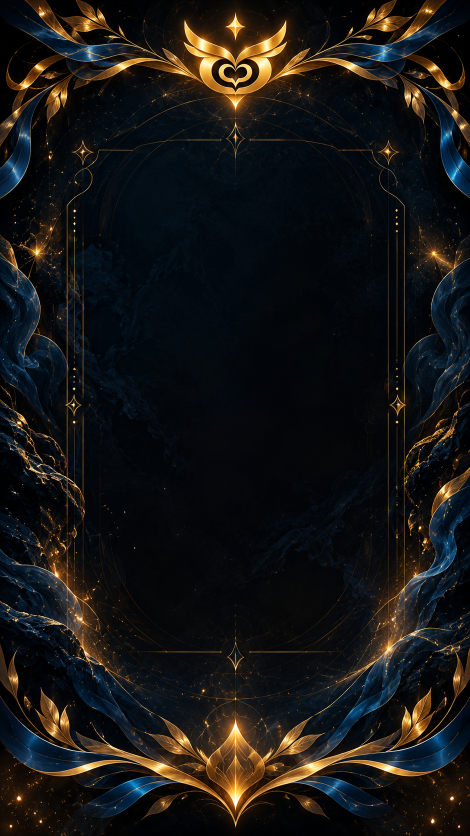
#> input picture assets/cards/story-bg.png, 940 x 1672 px, given in place of frame-explorer.png, which was not available (shown at 1/2 size)
$ python prepare_cards.py
#> lines starting #> are read from the running program, lines starting #| are printed output that depends on the picture; after the words box and inside, x2 and y2 are one past the last pixel; in counts of white or black regions, pixels touching at a corner belong together; pictures that were not available may be replaced by others from this repository, and a replacement may not be noted
"""Dhirise · prepare the card images (Part C1). RETIRED: the card now uses the owl design (js/card.js);
these frame/hero sources and their output were moved to assets/cards/_unused/. Kept so the old card can be rebuilt.
Reads assets/cards/_unused/*.png (never modified) and writes everything to assets/cards/_unused/final/.
Run from the project root:  python tools/prepare_cards.py
"""
import json, os
import numpy as np
from PIL import Image

SRC = "assets/cards/_unused"
LIVE = "public/dhiinterviews/assets/cards"                      # card-back.png and story-bg.png stayed here
OUT = os.path.join(SRC, "final")
os.makedirs(OUT, exist_ok=True)
FRAMES = ["explorer", "achiever", "builder"]
FW, FH = 1080, 1620

# The name text box inside each bottom banner, in source pixels (1024x1536): x0, y0, x1, y1.
# Measured from brightness profiles of the plaques; covers the name and its two sparkles.
BANNER = {
    "explorer": (232, 1322, 812, 1396),   # purple
    "achiever": (222, 1288, 818, 1352),   # orange
    "builder":  (226, 1298, 814, 1366),   # green
}


# ---------- small numpy helpers (no scipy) ----------
def shift(m, dy, dx):
    out = np.zeros_like(m)
    h, w = m.shape
    ys, yd = (slice(0, h - dy), slice(dy, h)) if dy >= 0 else (slice(-dy, h), slice(0, h + dy))
    xs, xd = (slice(0, w - dx), slice(dx, w)) if dx >= 0 else (slice(-dx, w), slice(0, w + dx))
    out[yd, xd] = m[ys, xs]
    return out


def dilate(m, r=1):
    out = m.copy()
    for _ in range(r):
        n = out.copy()
        for dy, dx in ((1, 0), (-1, 0), (0, 1), (0, -1)):
            n |= shift(out, dy, dx)
        out = n
    return out


def flood(cand, seeds):
    """Connected parts of cand reachable from seeds (4-connected)."""
    reg = cand & seeds
    while True:
        grown = dilate(reg, 8) & cand
        if grown.sum() == reg.sum():
            return grown
        reg = grown


def box_blur(a, r):
    """Mean filter of radius r on a float 2D array (edge-padded)."""
    k = 2 * r + 1
    p = np.pad(a.astype(np.float64), r, mode="edge")
    c = np.pad(p.cumsum(0).cumsum(1), ((1, 0), (1, 0)))
    return ((c[k:, k:] - c[:-k, k:] - c[k:, :-k] + c[:-k, :-k]) / (k * k)).astype(np.float32)


def bbox(mask):
    ys, xs = np.where(mask)
    return int(xs.min()), int(ys.min()), int(xs.max()) + 1, int(ys.max()) + 1


# ---------- 1. frames ----------
def checker_mask(rgb):
    """True where the painted grey/white checkerboard is, connected to the centre window or the outer edges."""
    a = rgb.astype(np.float32)
    mx, mn = a.max(2), a.min(2)
    lum = a.mean(2)
    neutral = (mx - mn) < 16
    # the checker is two flat greys (~135-150 and ~185-210), plus the soft fade near the glow
    cand = neutral & (lum > 105) & (lum < 228)
    # a painted checker is flat inside each cell: reject textured highlights (sparkles, white glints)
    var = box_blur(lum ** 2, 2) - box_blur(lum, 2) ** 2
    cand &= var < 900
    h, w = cand.shape
    seeds = np.zeros_like(cand)
    seeds[0, :] = seeds[-1, :] = True
    seeds[:, 0] = seeds[:, -1] = True
    seeds[h // 2 - 40:h // 2 + 40, w // 2 - 40:w // 2 + 40] = True
    bg = flood(cand, seeds)
    # second pass: checker cells tinted by a glow painted over them. They are not neutral, but they keep the
    # checker's signature (checker_signature below). Ribbons and highlights don't.
    tinted = checker_signature(lum) & ((mx - mn) < 40) & (lum > 105) & (lum < 235) & (var < 900)
    bg = flood(bg | tinted, bg)
    # the 1px seams between cells are a touch off-grey: take neutral neighbours of the flood too
    bg |= dilate(bg, 1) & ((mx - mn) < 40) & (lum > 100)
    return bg


def decontaminate(rgb, bg):
    """Feathered alpha, with edge colours pulled toward the nearby frame colour (no light fringe)."""
    a = rgb.astype(np.float32)
    solid = ~dilate(bg, 3)                # frame pixels well clear of the checker
    col = np.where(solid[..., None], a, 0)
    wgt = solid.astype(np.float32)
    for _ in range(6):                    # grow the frame colours outward into the 3px edge ring
        c2 = np.stack([box_blur(col[..., i] * (wgt > 0), 1) for i in range(3)], -1)
        w2 = box_blur((wgt > 0).astype(np.float32), 1)
        grow = (wgt == 0) & (w2 > 0)
        col[grow] = c2[grow] / w2[grow][:, None]
        wgt[grow] = 1
    band = ~bg & ~solid
    out = a.copy()
    out[band] = col[band]
    alpha = box_blur((~bg).astype(np.float32), 1)
    alpha[bg] = 0
    alpha = np.clip((alpha - 0.15) / 0.85, 0, 1)
    return np.clip(out, 0, 255).astype(np.uint8), (alpha * 255).astype(np.uint8)


# [33 lines left out: function blank_banner, not called in this run]


def checker_signature(lum):
    """True where a pixel sits in the painted grid: ~12px away is the other tone, ~24px away the same tone."""
    sig = np.zeros(lum.shape, bool)
    for d in (11, 12, 13):
        for dy, dx in ((0, d), (0, -d), (d, 0), (-d, 0)):
            one = np.roll(lum, (-dy, -dx), (0, 1))
            two = np.roll(lum, (-2 * dy, -2 * dx), (0, 1))
            sig |= (np.abs(lum - one) > 35) & (np.abs(lum - two) < 22)
    return sig


# [22 lines left out: function recolour_leftover, not called in this run]


def frames():
    layout = {}
    for n in FRAMES:
        rgb = np.asarray(Image.open(f"{SRC}/frame-{n}.png").convert("RGB"))
#> rgb is the input picture: shape (1672, 940, 3); mean R, G, B 22.4, 21.8, 20.7
        h, w = rgb.shape[:2]
#> h = 1672; w = 940
        bg = checker_mask(rgb)
#> in checker_mask, `mx, mn = a.max(2), a.min(2)`:
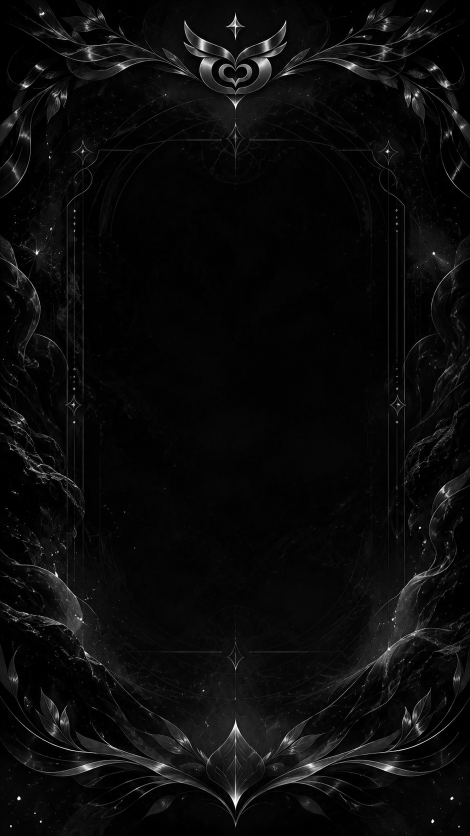
#> mn: shape (1672, 940) float32 (shown at 1/2 size); min 0, max 255, mean 11.1
#> in checker_mask, `neutral = (mx - mn) < 16`:
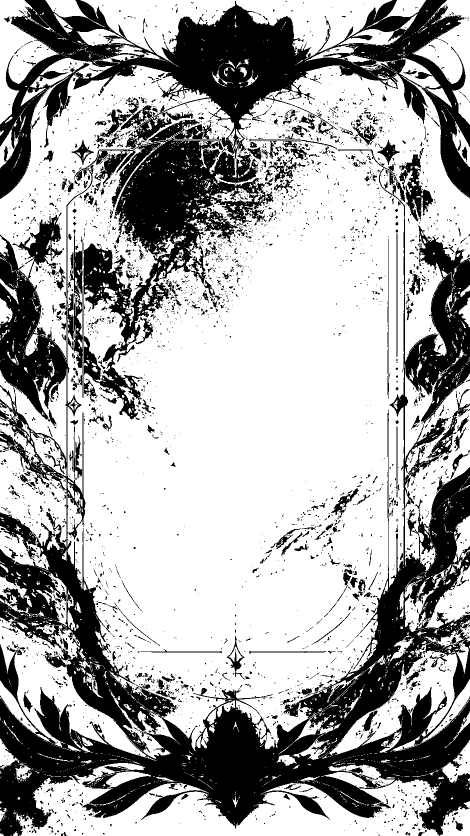
#> neutral: shape (1672, 940) bool (shown at 1/2 size); 66.6% white; 3595 black regions (3167 under 20 px), largest, box (x1, y1, x2, y2) and area: (0, 239, 940, 1672) 355462, (0, 0, 940, 398) 112862, (798, 309, 866, 443) 3454
#> in checker_mask, `cand = neutral & (lum > 105) & (lum < 228)`: cand: shape (1672, 940) bool; 0.06% white in thin lines or dots
#> in box_blur, `c = np.pad(p.cumsum(0).cumsum(1), ((1, 0), (1, 0)))`:
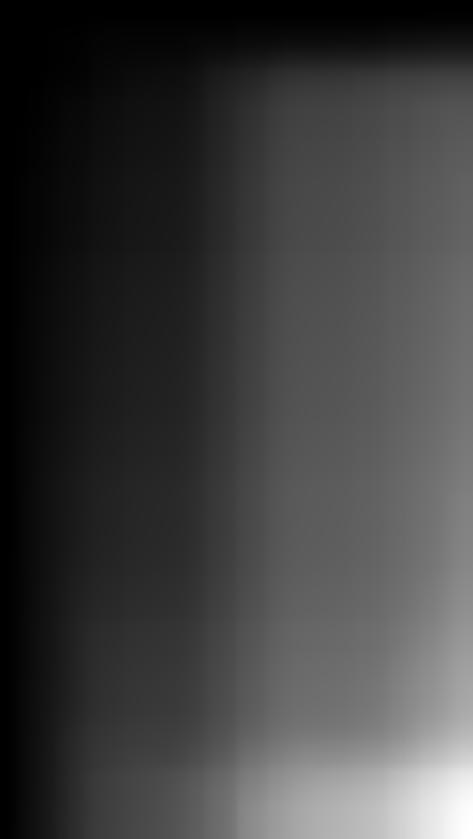
#> c: shape (1677, 945) float64 (shown at 1/2 size); min 0, max 2.39e+09, mean 588108297.7; drawn with min black and max white
#> in checker_mask, `cand &= var < 900`:
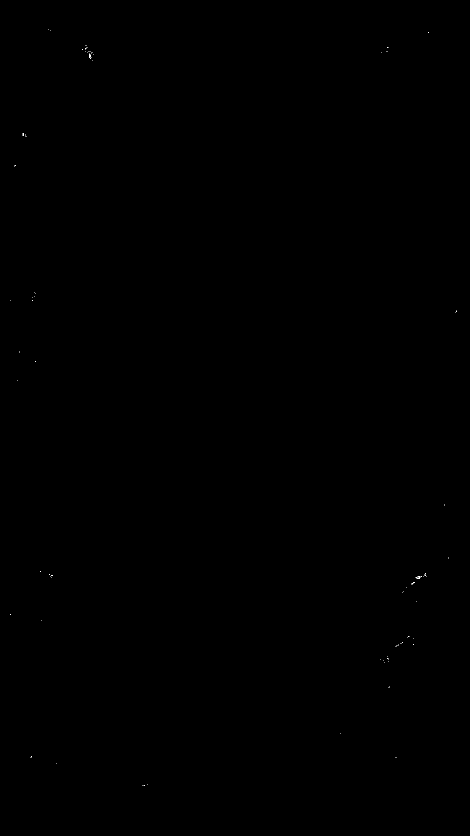
#> cand: shape (1672, 940) bool (shown at 1/2 size); 0.01% white in thin lines or dots, all inside (x1, y1, x2, y2) = (20, 59, 914, 1572)
#> in flood, `reg = cand & seeds`: reg: shape (1672, 940) bool; every value is 0
#> after the loop in checker_signature, `for d in (11, 12, 13):`:
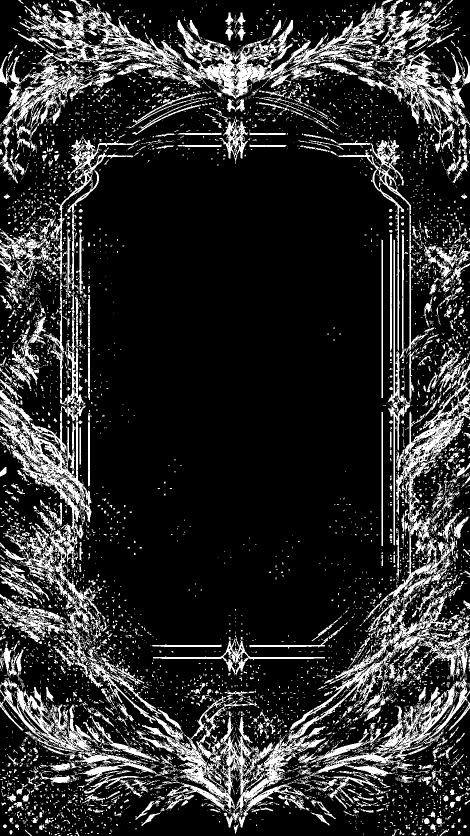
#> sig: shape (1672, 940) bool (shown at 1/2 size); 17.9% white; 8455 white regions (7587 under 20 px), largest, box (x1, y1, x2, y2) and area: (2, 0, 870, 280) 41887, (271, 1182, 940, 1655) 31315, (0, 758, 204, 1323) 21259
#> in checker_mask, `tinted = checker_signature(lum) & ((mx - mn) < 40) & (lum > 105) & (lu..`: tinted: shape (1672, 940) bool; 0.01% white in thin lines or dots, all inside (x1, y1, x2, y2) = (20, 59, 897, 1571)
        rgb2, alpha = decontaminate(rgb, bg)
#> in decontaminate, `solid = ~dilate(bg, 3)`: solid: shape (1672, 940) bool; every value is 1
#> in decontaminate, `wgt = solid.astype(np.float32)`: wgt: shape (1672, 940) float32; every value is 1
#> the loop in decontaminate, `for _ in range(6):` made 6 passes
#> pass 1, in box_blur (call 3), `p = np.pad(a.astype(np.float64), r, mode="edge")`:
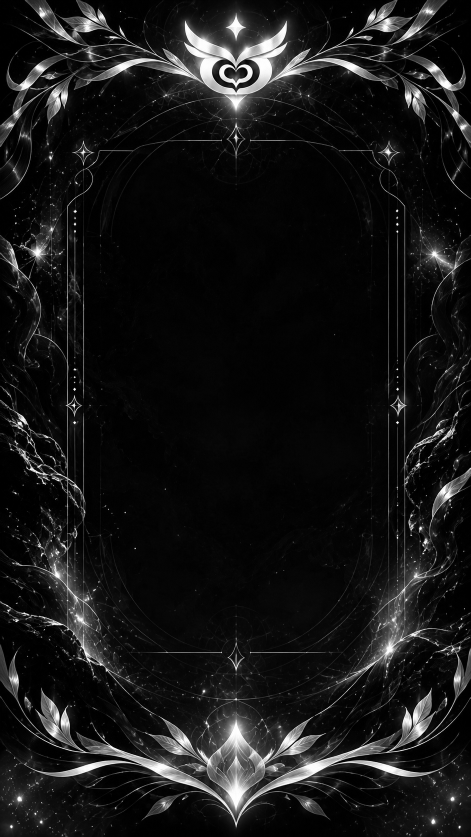
#> p: shape (1674, 942) float64 (shown at 1/2 size); min 0, max 255, mean 22.4
#> in box_blur (call 27), `p = np.pad(a.astype(np.float64), r, mode="edge")`: p: shape (1674, 942) float64; every value is 1
#> in box_blur (call 27), `c = np.pad(p.cumsum(0).cumsum(1), ((1, 0), (1, 0)))`:
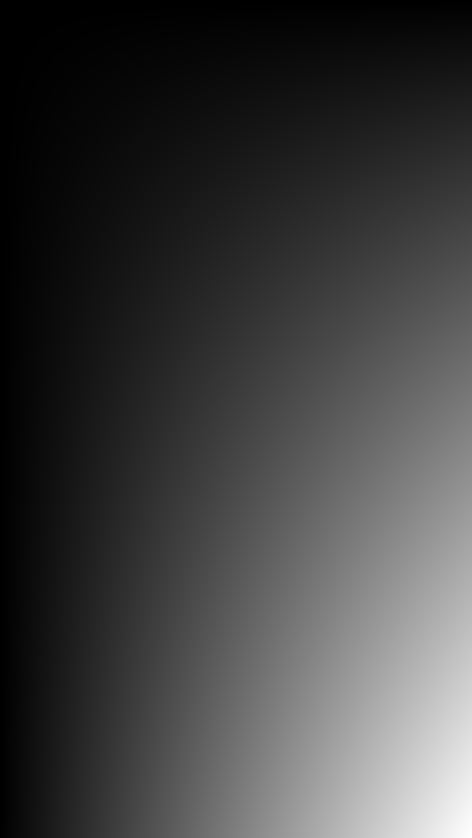
#> c: shape (1675, 943) float64 (shown at 1/2 size); min 0, max 1576908, mean 394227; drawn with min black and max white
#> alpha: shape (1672, 940); every value is 255
        seed = np.zeros_like(bg); seed[h // 2 - 5:h // 2 + 5, w // 2 - 5:w // 2 + 5] = True
        wx0, wy0, wx1, wy1 = bbox(flood(bg, seed))
#> in bbox, `ys, xs = np.where(mask)`: ys = empty array
        rgb2, nfix = recolour_leftover(rgb, rgb2, alpha, bg, (wx0, wy0, wx1, wy1))
        rgb2 = blank_banner(rgb2, BANNER[n])
        print(f"frame-{n}: recoloured {nfix} leftover checker px")
        bx0, by0, bx1, by1 = BANNER[n]
        frac = lambda x0, y0, x1, y1: {"x": round(x0 / w, 4), "y": round(y0 / h, 4), "w": round((x1 - x0) / w, 4), "h": round((y1 - y0) / h, 4)}
        layout[n] = {"window": frac(wx0, wy0, wx1, wy1), "banner": frac(bx0, by0, bx1, by1)}
        im = Image.fromarray(np.dstack([rgb2, alpha]), "RGBA").resize((FW, FH), Image.LANCZOS)
        im.save(f"{OUT}/frame-{n}.png", optimize=True)
        im.save(f"{OUT}/frame-{n}.webp", quality=90, method=6)
        print(f"frame-{n}: window {layout[n]['window']}  banner {layout[n]['banner']}")
    layout["_note"] = "Fractions of the frame's width/height (frames are 1080x1620). window = centre transparent area; banner = name text box."
    with open(f"{OUT}/layout.json", "w") as f:
        json.dump(layout, f, indent=2)


# ---------- 2. seal ----------
# [19 lines left out: function seal, not called in this run]


# ---------- 3. heroes ----------
# owl face centre in each source (fractions of width, height), read off the images
FACE = {"explorer": (0.56, 0.38), "achiever": (0.50, 0.38), "builder": (0.47, 0.20)}


# [54 lines left out: functions heroes, cover, preview, not called in this run]


if __name__ == "__main__":
#> (the run stopped early here; a loop or call above may not have finished)
